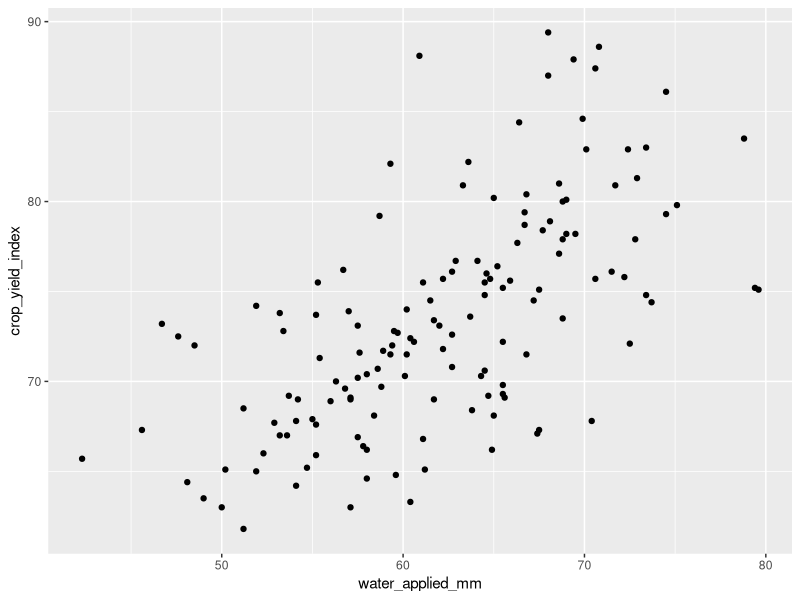
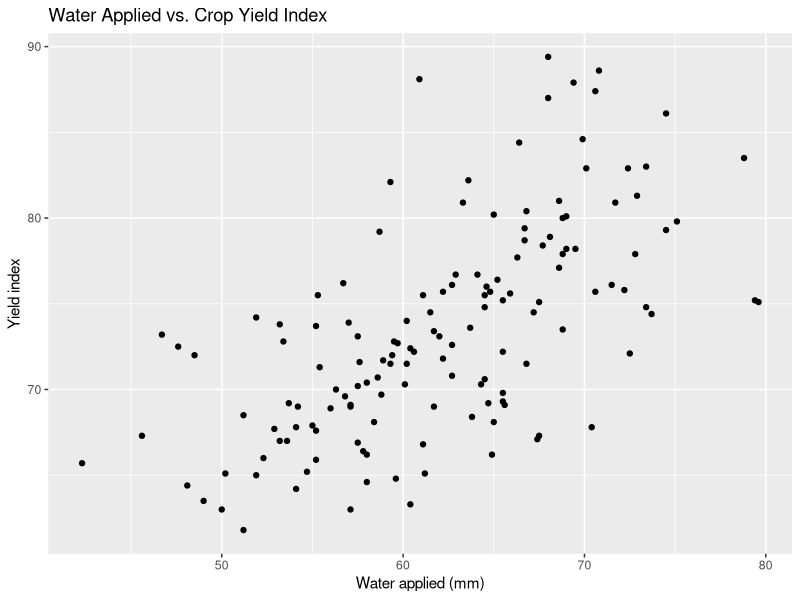
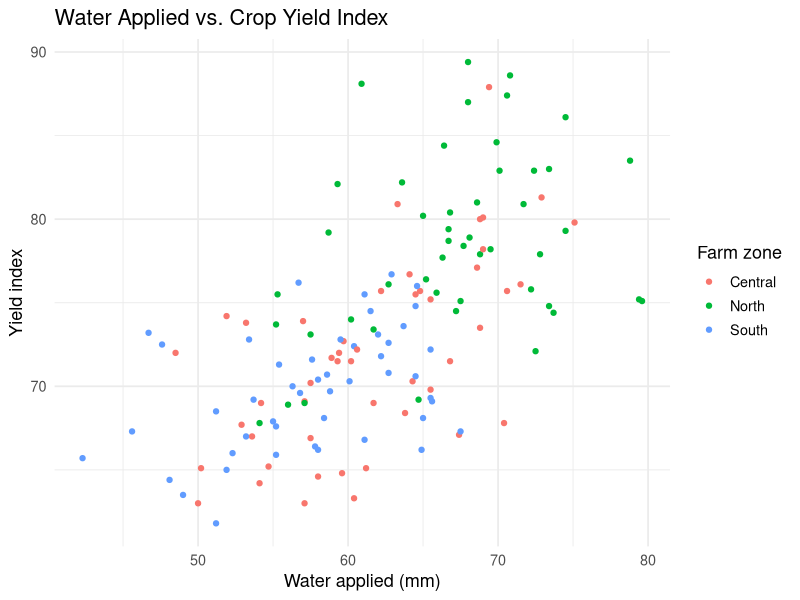
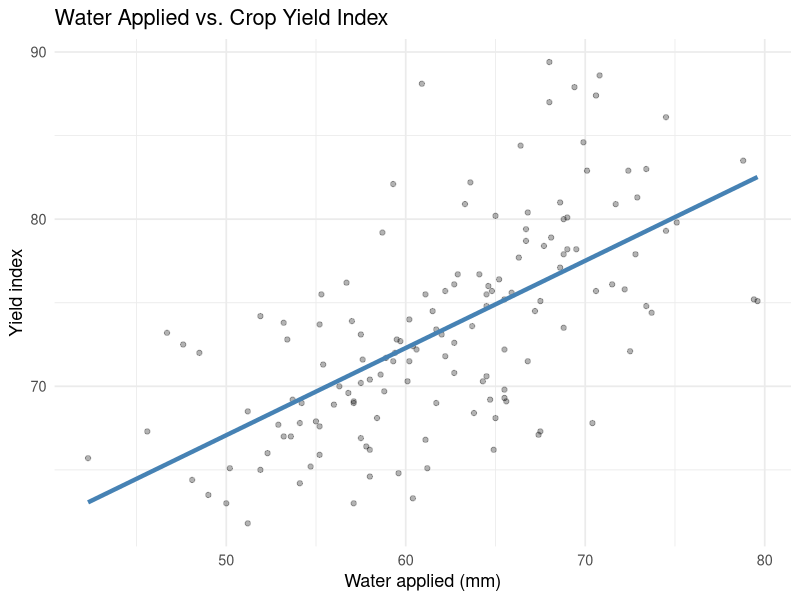
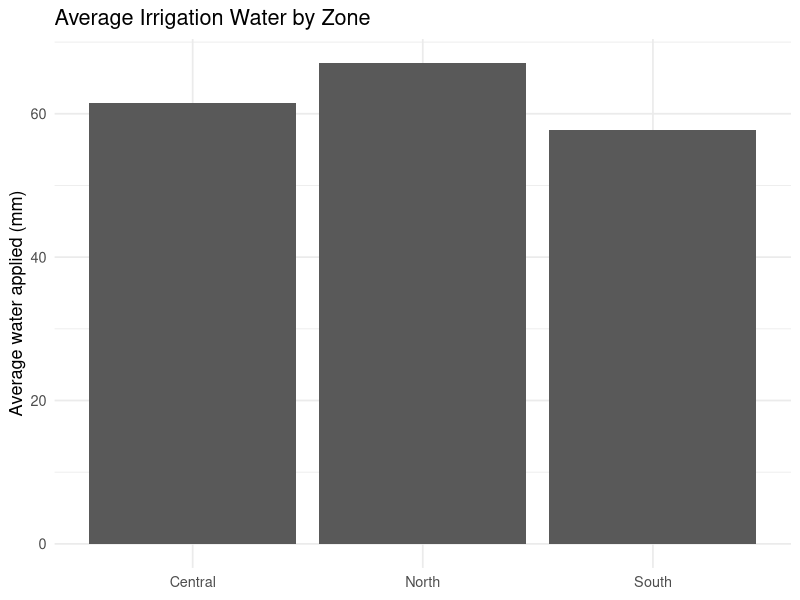
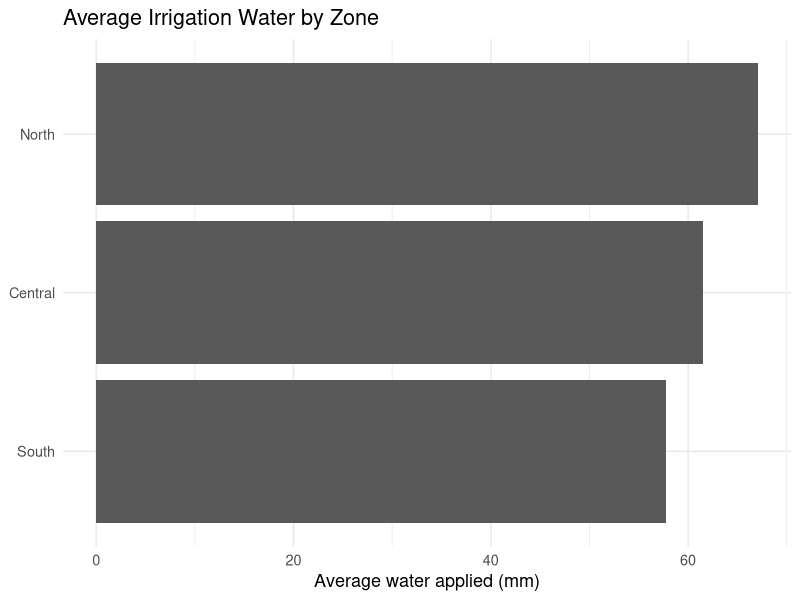
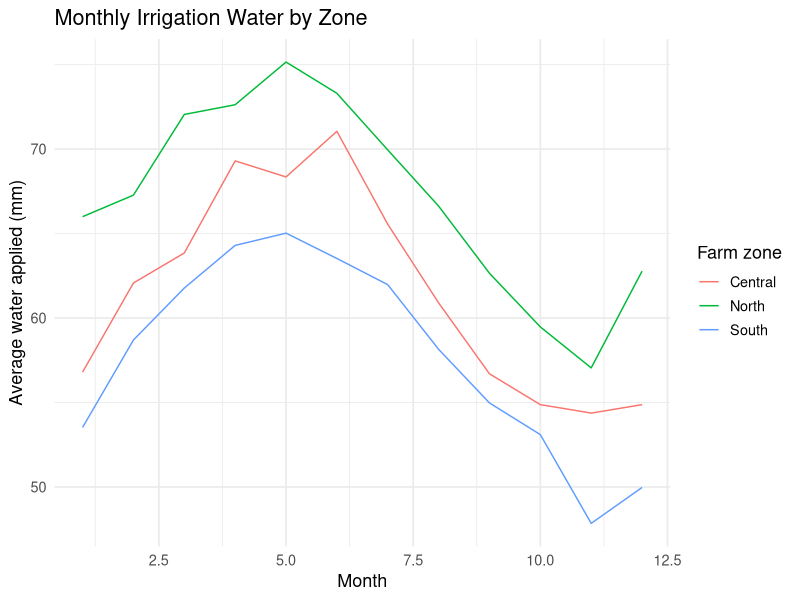
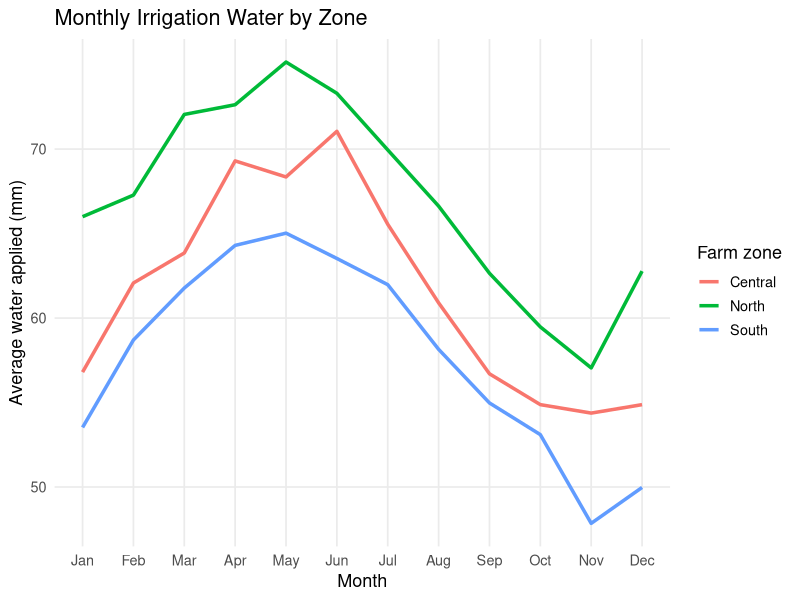

Generate these figures, in order, with R:
## ---- chunk 1
#| message: false
library(tidyverse)
## ---- chunk 2
library(tidyverse)

set.seed(330)

irrigation_dat <- tidyr::expand_grid(
  month = factor(month.abb, levels = month.abb),
  farm_zone = c("North", "Central", "South"),
  field = paste0("Field ", 1:4)
) %>%
  mutate(
    month_num = as.integer(month),
    seasonal_pattern = 8 * sin((month_num - 2) / 12 * 2 * pi),
    zone_effect = case_when(
      farm_zone == "North" ~ 5,
      farm_zone == "Central" ~ 0,
      TRUE ~ -4
    ),
    water_applied_mm = round(62 + seasonal_pattern + zone_effect + rnorm(n(), 0, 3), 1),
    soil_moisture_pct = round(17 + 0.16 * water_applied_mm + rnorm(n(), 0, 1.2), 1),
    streamflow_cfs = round(120 - 0.5 * water_applied_mm + 6 * cos((month_num - 1) / 12 * 2 * pi) + rnorm(n(), 0, 4), 1),
    crop_yield_index = round(50 + 0.35 * water_applied_mm + if_else(farm_zone == "North", 4, 0) + rnorm(n(), 0, 4.5), 1)
  ) %>%
  select(month, month_num, farm_zone, field, water_applied_mm, soil_moisture_pct, streamflow_cfs, crop_yield_index)

glimpse(irrigation_dat)
## ---- chunk 3
ggplot(irrigation_dat, aes(x = water_applied_mm, y = crop_yield_index)) + #define the data and the mapping of variables to axes
  geom_point() #add points to show the relationship
## ---- chunk 4
ggplot(irrigation_dat, aes(x = water_applied_mm, y = crop_yield_index)) +
  geom_point() +
  labs(
    title = "Water Applied vs. Crop Yield Index",
    x = "Water applied (mm)",
    y = "Yield index"
  ) 
## ---- chunk 5
ggplot(irrigation_dat, aes(x = water_applied_mm, y = crop_yield_index, color = farm_zone)) +
  geom_point() +
  labs(
    title = "Water Applied vs. Crop Yield Index",
    x = "Water applied (mm)",
    y = "Yield index",
    color = "Farm zone"
  ) +
  theme_minimal(base_size = 13)
## ---- chunk 6
#| message: false
ggplot(irrigation_dat, aes(x = water_applied_mm, y = crop_yield_index)) +
  geom_point(alpha = 0.3) + #fade the points
  geom_smooth(method = "lm", se = FALSE, color = "steelblue", linewidth = 1.5) + #add a linear trend line
  labs(
    title = "Water Applied vs. Crop Yield Index",
    x = "Water applied (mm)",
    y = "Yield index"
  ) +
  theme_minimal(base_size = 13)
## ---- chunk 7
ggsave("water_yield_scatter.png", width = 6, height = 4)
## ---- chunk 8
irrigation_dat %>%
  group_by(farm_zone) %>%
  summarise(mean_water = mean(water_applied_mm), .groups = "drop") %>%
  ggplot(aes(x = farm_zone, y = mean_water)) +
  geom_col() +
  labs(
    title = "Average Irrigation Water by Zone",
    x = NULL,
    y = "Average water applied (mm)"
  ) +
  theme_minimal(base_size = 13)
## ---- chunk 9
irrigation_dat %>%
  group_by(farm_zone) %>%
  summarise(mean_water = mean(water_applied_mm), .groups = "drop") %>%
  ggplot(aes(x = reorder(farm_zone, mean_water), y = mean_water)) + #reorder the zones by mean water use
  geom_col() +
  coord_flip() + #flip the axes for better readability
  labs(
    title = "Average Irrigation Water by Zone",
    x = NULL,
    y = "Average water applied (mm)"
  ) +
  theme_minimal(base_size = 13)
## ---- chunk 10
irrigation_dat %>%
  group_by(month_num, month, farm_zone) %>%
  summarise(mean_water = mean(water_applied_mm), .groups = "drop") %>%
  ggplot(aes(x = month_num, y = mean_water, color = farm_zone, group = farm_zone)) +
  geom_line() +
  labs(
    title = "Monthly Irrigation Water by Zone",
    x = "Month",
    y = "Average water applied (mm)",
    color = "Farm zone"
  ) +
  theme_minimal(base_size = 13)
## ---- chunk 11
irrigation_dat %>%
  group_by(month_num, month, farm_zone) %>%
  summarise(mean_water = mean(water_applied_mm), .groups = "drop") %>%
  ggplot(aes(x = month_num, y = mean_water, color = farm_zone, group = farm_zone)) +
  geom_line(linewidth = 1.2) +
  scale_x_continuous(breaks = 1:12, labels = month.abb) +
  labs(
    title = "Monthly Irrigation Water by Zone",
    x = "Month",
    y = "Average water applied (mm)",
    color = "Farm zone"
  ) +
  theme_minimal(base_size = 13) +
  theme(panel.grid.minor = element_blank())
## ---- chunk 12
irrigation_dat %>%
  group_by(month_num, month, farm_zone) %>%
  summarise(mean_water = mean(water_applied_mm), .groups = "drop") %>%
  ggplot(aes(x = month_num, y = mean_water, color = farm_zone, group = farm_zone)) +
  geom_line(linewidth = 1.2) +
  scale_x_continuous(breaks = 1:12, labels = month.abb, expand = expansion(mult = c(0.02, 0.15))) +
  labs(
    title = "Monthly Irrigation Water by Zone",
    x = "Month",
    y = "Average water applied (mm)"
  ) +
  theme_minimal(base_size = 13) +
  theme(panel.grid.minor = element_blank(), legend.position = "none") +
  geom_text(
    data = irrigation_dat %>%
      group_by(month_num, month, farm_zone) %>%
      summarise(mean_water = mean(water_applied_mm), .groups = "drop") %>%
      filter(month_num == 12),
    aes(label = farm_zone),
    hjust = -0.1,
    vjust = 0.5,
    size = 5
  )
